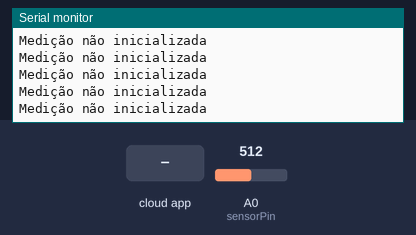
Simulated run of this sketch. Board: ESP8266 (NodeMCU). Parts: the last lines printed to the serial monitor. The test bench sets the inputs (shaded band); at power-on: A0 (sensorPin) = 512. WiFi joins after 1.5 s; servers stay silent unless stated; the Firebase database answers and starts empty.

Above: at 2.7 s.
2.8 s: the phone or cloud app sets measurement to true
At 3.7 s:
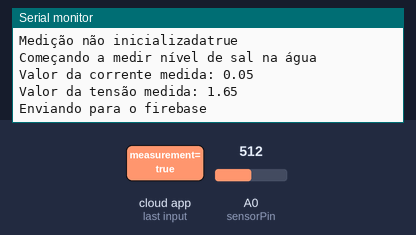
4.3 s: A0 (sensorPin) set to 716
At 4.61 s:
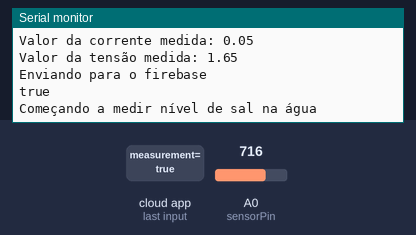
7.3 s: A0 (sensorPin) set to 900
At 9.1 s:
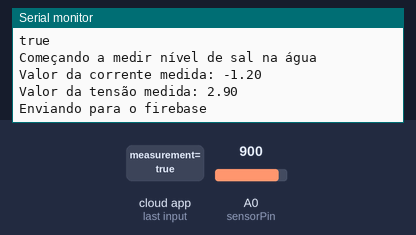
Timing chart, 0 to 10.6 s (numbered marks = the images above; inputs shaded):
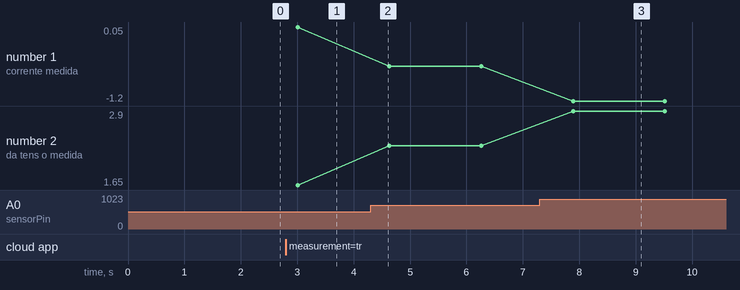

The sketch:

esp_firebase.ino
```cpp
#include <ESP8266WiFi.h>
#include <FirebaseArduino.h> // não é uma biliteca oficial

#define WIFI_SSID "nome_do_wifi"
#define WIFI_PASSWORD "senha"

#define FIREBASE_HOST "nome_do_projeto-numero_de_identificacao.firebaseio.com"//
#define FIREBASE_AUTH "chave_de_autenticaçao"//Chave de autenticação do projeto no firebase
#define VOLTAGE "voltage" // node do banco de dados de tempo real
#define CURRENT "current" // Valores das correntes medidas

const int sensorPin = A0;
float voltageValue = 0; // Valor da tensão medido

void setup() {
  Serial.begin(9600);

  WiFi.begin(WIFI_SSID, WIFI_PASSWORD);
  Serial.println("connecting");

  while (WiFi.status() != WL_CONNECTED) {
    delay(500);
    Serial.print(".");
  }

  Serial.println("");
  Serial.println("WiFi connected");
  Serial.println("IP address: ");
  Serial.println(WiFi.localIP());

  // Conectando com o Firebase
  Firebase.begin(FIREBASE_HOST, FIREBASE_AUTH);
  //ESP.deepSleep(50e6, WAKE_RF_DEFAULT);// modo sleep por 5 segundos
}

void startMeasurement(){
  double potCurrent = 0.0; // corrente do potentiostato
  String eventType = Firebase.getString("type");

  voltageValue = analogRead(sensorPin);
  float voltage = (voltageValue*3.3)/1023;

  // adiciona-se 1.7 para correção do valor
  potCurrent = (-voltage + 1.7); // Conversão de tensão para corrente em 10^-5

  Serial.print("Valor da corrente medida: ");
  Serial.println(potCurrent);

  Serial.print("Valor da tensão medida: ");
  Serial.println(voltage);

  Serial.println("Enviando para o firebase");
  Firebase.push(VOLTAGE, voltage);// Enviando para o Firabase
  Firebase.push(CURRENT, potCurrent);// Enviando para o Firabase

  if(Firebase.failed()){
    Serial.print("Erro no envio das informações para o firebase:");
    Serial.println(Firebase.error());
    return;
  }

  delay(1000); //Tempo default para aquisição
}

void loop() {
   if(Firebase.failed()){
    Serial.print("Erro no envio das informações para o firebase:");
    Serial.println(Firebase.error());
    return;
  }

  String start = Firebase.getString("measurement");
  start.toLowerCase();

  Serial.println(start);
  if(start == "true"){
    Serial.println("Começando a medir nível de sal na água");
    startMeasurement();
  } else {
    Serial.print("Medição não inicializada");
  }
}
```

Measured:
- after the input at 2.8 s, the serial monitor: prints a new line after 0.06 s (image 1)
- after the input at 7.3 s, the serial monitor: prints a new line after 0.59 s (image 3)
- plotted number 1: 0.05 → -0.61 after the input at 4.3 s, -0.61 → -1.2 after the input at 7.3 s
- plotted number 2: 1.65 → 2.31 after the input at 4.3 s, 2.31 → 2.9 after the input at 7.3 s
